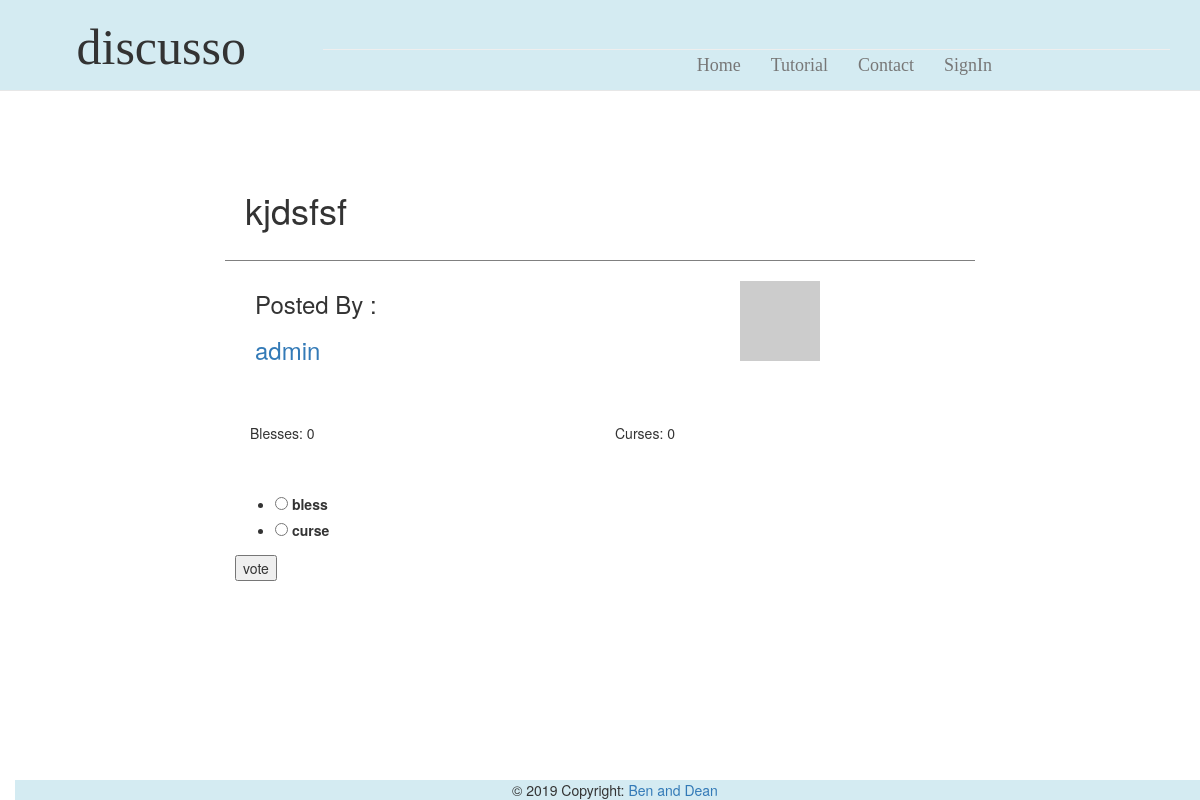
Page /topicpage/2 on the earlier database version.
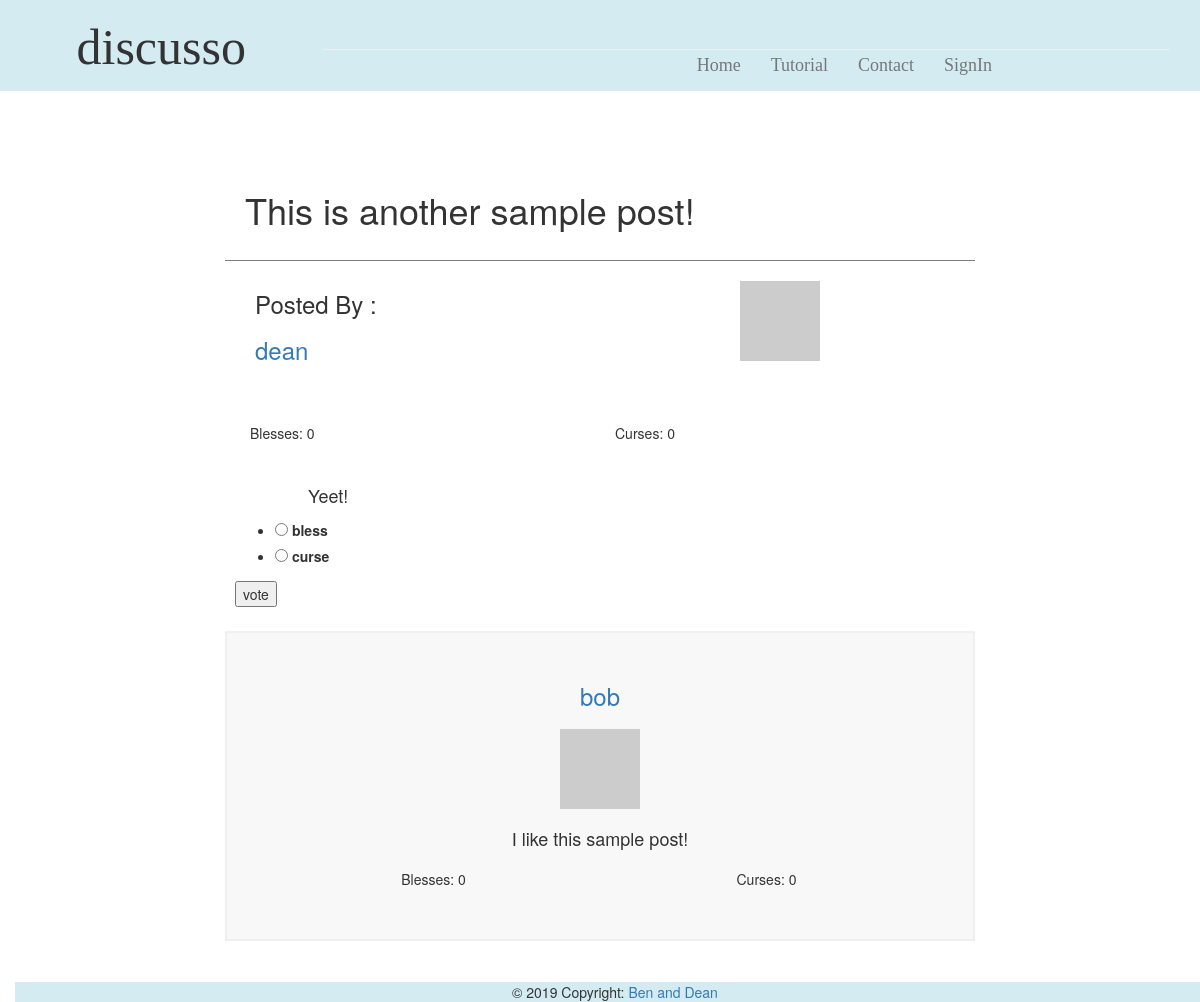
Same page on the later database version.
### app/models.py (models this page shows, shortened)
class Post(db.Model):
    id = db.Column(db.Integer, primary_key=True)
    title = db.Column(db.String(64))
    desc = db.Column(db.String(248))
    blesses = db.Column(db.Integer, default=0)
    curses = db.Column(db.Integer, default=0)
    timestamp = db.Column(db.DateTime, index=True, default=datetime.utcnow)
    user_id = db.Column(db.Integer, db.ForeignKey('user.id'))
    p_replies = db.relationship('Reply', backref='ogPost', lazy='dynamic')
    user_votes = db.relationship('Post_BC', backref='post', lazy='dynamic')

class User(UserMixin, db.Model):
    id = db.Column(db.Integer, primary_key=True)
    username = db.Column(db.String(64), index=True, unique=True)
    bio = db.Column(db.String(248))
    passwd_hash = db.Column(db.String(128))
    email = db.Column(db.String(120), index=True, unique=True)
    admin = db.Column(db.Boolean)
    def avatar(self, size):
        digest = md5(self.email.lower().encode('utf-8')).hexdigest()
        return 'https://www.gravatar.com/avatar/{}?d=identicon&s={}'.format(
            digest, size)
    posts = db.relationship('Post', backref='author', lazy='dynamic')
    replies = db.relationship('Reply', backref='author', lazy='dynamic')

class Reply(db.Model):
    id = db.Column(db.Integer, primary_key=True)
    post_id = db.Column(db.Integer, db.ForeignKey('post.id'))
    text = db.Column(db.String(248))
    blesses = db.Column(db.Integer, default=0)
    curses = db.Column(db.Integer, default=0)
    timestamp = db.Column(db.DateTime, index=True, default=datetime.utcnow)
    stance = db.Column(db.Boolean)
    user_id = db.Column(db.Integer, db.ForeignKey('user.id'))

### app/routes.py (the view, shortened to what this page needs)
@app.route('/topicpage/<postid>', methods=['GET', 'POST'])
def topic(postid):
    allUsers = User.query.all()
    myPost = Post.query.get(postid)
    rForm = ReplyForm()
    bcForm = BlessCurseForm()
    myReply = Post.query.get(postid).p_replies.all()
    return render_template('topicpage.html', title='Topic', post=myPost,
                               replies=myReply, form=rForm, bcForm=bcForm, user=allUsers)

### app/forms.py
class ReplyForm(FlaskForm):
    text = StringField('reply', validators=[DataRequired()])
    stance = RadioField('stance', choices=[
                        ('True', 'for'), ('False', 'against')])
    rSubmit = SubmitField('Post It')

class BlessCurseForm(FlaskForm):
    choice = RadioField('your vote', choices=[('bless','bless'),('curse','curse')])
    bcSubmit = SubmitField('vote')

### app/templates/topicpage.html (shortened to what this page needs)
{% extends "topbar.html" %}
{% block content %}
<div class="container-fluid">
	<div class="leftSide col-lg-2">
	</div>
	<div class="topicPage mainArea col-lg-8">
		<div id="question">
			<div class="special">
				<h1> {{post.title}} </h1>
			</div>
			{% for u in user %}
			{% if u.id == post.user_id %}
			<div class="poststuff container-fluid">
				<div class="col-lg-6">
					<h3> Posted By :</h3>
					<h3><a href="{{ url_for('profile',userid = '') }}{{u.id}}">{{u.username}}</a></li>
					</h3>
				</div>
				<div class="col-lg-6">
					<div class="imgBox">
						<img src="{{ u.avatar(128) }}">
					</div>
				</div>
			</div>
			{%endif%}
			{%endfor%}
			<div class="innerTopic container-fluid">
				<div class="col-lg-6">
					<p>Blesses: {{post.blesses}} </p>
				</div>
				<div class="col-lg-6">
					<p>Curses: {{post.curses}} </p>
				</div>
				<br>
				<br>
				<div class="blurb">
					<br>
					<p>{{post.desc}}</p>
				</div>
				<form action="" method="post">
					<p>
						{{ bcForm.choice() }}
					</p>
					<p>
						{{ bcForm.bcSubmit() }}
					</p>
				</form>
			</div>
		</div>
		{% for reply in replies %}
		<div class="comment">
			<div class="header">
				{% for u in user %}
				{% if u.id == reply.user_id %}
				<h3><a href="{{ url_for('profile',userid = '') }}{{u.id}}">{{u.username}}</a></li>
				</h3>
				<div class="imgBox">
					<img src="{{ u.avatar(36) }}">
				</div>
				{%endif%}
				{%endfor%}
				<h4> {{reply.text}} </h4>
			</div>
			<div class="innerTopic container-fluid">
				<div class="col-lg-6">
					<p>Blesses: {{reply.blesses}} </p>
				</div>
				<div class="col-lg-6">
					<p>Curses: {{reply.curses}} </p>
				</div>
			</div>
		</div>
			<br>
			<br>
			<br>
			{% endfor %}
		<div class="rightSide col-lg-2">
		</div>
	</div>
	{% endblock %}

### app/templates/topbar.html (shortened to what this page needs)
<html>
<head>
    <link rel="stylesheet" href="https://maxcdn.bootstrapcdn.com/bootstrap/3.4.0/css/bootstrap.min.css">
    <link rel="stylesheet" type="text/css" href="{{ url_for('static',filename='stylesheet.css') }}">
</head>
<body>
    <nav class="hidden-xs hidden-sm navbar navbar-default navbar-fixed-top">
        <div class="top container-fluid">
            <div class="hidden-xs hidden-sm navTitle col-lg-3">
                <div class="nav-brand">
                    <h1>discusso</h1>
                </div>
            </div>
            <div class="hidden-xs hidden-sm topbarRight col-lg-9">
                <div class="page-header">
                    <ul class="nav navbar-nav navbar-right">
                        <li><a href="{{ url_for('homepage') }}">Home</a></li>
                        <li><a href="{{ url_for('tutorial') }}">Tutorial</a></li>
                        <li><a href="{{ url_for('contact') }}">Contact</a></li>
                        {% if current_user.is_anonymous %}
                        <li><a href="{{ url_for('signin') }}">SignIn</a></li>
                        {% else %}
                        <li><a href="{{ url_for('profile',userid = '') }}{{current_user.id}}">Profile</a></li>
                        <li><a href="{{ url_for('logout') }}">Sign Out</a></li>
                        {% endif %}
                    </ul>
                </div>
            </div>
        </div>
    </nav>
    {% block content %}{% endblock %}
    <footer class="page-footer font-small blue pt-4">
        <div class="container-fluid text-center">
            <div class="footer-copyright text-center py-3">© 2019 Copyright:
                <a href="http://http://teaching.csse.uwa.edu.au/units/CITS3403/"> Ben and Dean</a>
            </div>
        </div>
    </footer>
</body>
</html>

### app/static/stylesheet.css (style rules this page uses)
@media (min-width: 900px) { body { padding-top: 150px; } }
.navbar-default { text-align: center; background-color: #d4ebf2; font-family: Cambria, Cochin, Georgia, Times, 'Times New Roman', serif; font-size: large; }
.nav { padding-right: 30%; }
.page-header { padding-left: 30%; }
.navTitle h1 { font-size: 50px; }
.page-footer { background-color: #d4ebf2; position: fixed; bottom: 0; width: 100%; height: -15px; }
.innerTopic { padding: 10px; }
.special { padding: 20px; border-bottom: 1px solid grey; margin-bottom: 10px; }
.blurb p { font-size: large; padding-left: 10%; padding-right: 10%; }
.imgBox { padding: 10px; text-align: center; }
.poststuff { padding-bottom: 40px; }
.comment { padding: 30px; text-align: center; background-color: #F8F8F8; border: 2px solid #F0F0F0; }

Differences in the rows shown:
removed User: username "admin", shown under "kjdsfsf"
changed Post: title "kjdsfsf" → "This is another sample post!"; desc (not shown) → "Yeet!"
now on this page (row edited): User: username "dean", shown under "This is another sample post!"
now on this page (row edited): Reply: text "I like this sample post!", blesses "0", curses "0"
added User: username "bob", shown under "I like this sample post!"
